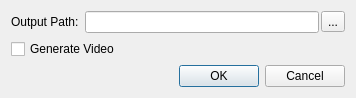
<?xml version="1.0" encoding="UTF-8"?>
<ui version="4.0">
 <class>GenerateReportDialog</class>
 <widget class="QDialog" name="GenerateReportDialog">
  <property name="geometry">
   <rect>
    <x>0</x>
    <y>0</y>
    <width>356</width>
    <height>94</height>
   </rect>
  </property>
  <property name="sizePolicy">
   <sizepolicy hsizetype="Preferred" vsizetype="Fixed">
    <horstretch>0</horstretch>
    <verstretch>0</verstretch>
   </sizepolicy>
  </property>
  <property name="windowTitle">
   <string>Generate Report</string>
  </property>
  <layout class="QFormLayout" name="formLayout">
   <property name="fieldGrowthPolicy">
    <enum>QFormLayout::ExpandingFieldsGrow</enum>
   </property>
   <item row="0" column="0">
    <widget class="QLabel" name="pathLabel">
     <property name="text">
      <string>Output Path:</string>
     </property>
    </widget>
   </item>
   <item row="0" column="1">
    <layout class="QHBoxLayout" name="horizontalLayout">
     <property name="spacing">
      <number>2</number>
     </property>
     <item>
      <widget class="QLineEdit" name="path"/>
     </item>
     <item>
      <widget class="QToolButton" name="pathBrowse">
       <property name="text">
        <string>...</string>
       </property>
       <property name="icon">
        <iconset resource="../../Icons/vvwidgets.qrc">
         <normaloff>:/icons/16x16/browse</normaloff>:/icons/16x16/browse</iconset>
       </property>
      </widget>
     </item>
    </layout>
   </item>
   <item row="1" column="0" colspan="2">
    <widget class="QCheckBox" name="generateVideo">
     <property name="text">
      <string>Generate Video</string>
     </property>
    </widget>
   </item>
   <item row="2" column="0" colspan="2">
    <widget class="QDialogButtonBox" name="buttonBox">
     <property name="orientation">
      <enum>Qt::Horizontal</enum>
     </property>
     <property name="standardButtons">
      <set>QDialogButtonBox::Cancel|QDialogButtonBox::Ok</set>
     </property>
    </widget>
   </item>
  </layout>
 </widget>
 <resources>
  <include location="../../Icons/vvwidgets.qrc"/>
 </resources>
 <connections>
  <connection>
   <sender>buttonBox</sender>
   <signal>rejected()</signal>
   <receiver>GenerateReportDialog</receiver>
   <slot>reject()</slot>
   <hints>
    <hint type="sourcelabel">
     <x>325</x>
     <y>84</y>
    </hint>
    <hint type="destinationlabel">
     <x>286</x>
     <y>93</y>
    </hint>
   </hints>
  </connection>
  <connection>
   <sender>buttonBox</sender>
   <signal>accepted()</signal>
   <receiver>GenerateReportDialog</receiver>
   <slot>accept()</slot>
   <hints>
    <hint type="sourcelabel">
     <x>169</x>
     <y>79</y>
    </hint>
    <hint type="destinationlabel">
     <x>177</x>
     <y>91</y>
    </hint>
   </hints>
  </connection>
 </connections>
</ui>
